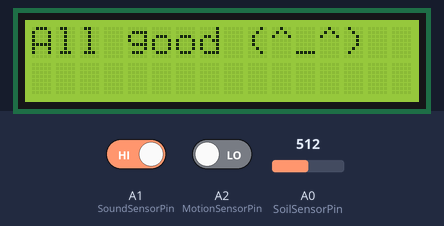
Simulated run of this sketch. Board: Arduino Uno, built with avr-gcc and run on an emulated ATmega328P. On the bench: 16×2 character LCD. The inputs (shaded band) are chosen by the test bench; at power-on: A1 (SoundSensorPin) HIGH, A0 (SoilSensorPin) = 512, A2 (MotionSensorPin) LOW. What the sketch prints to the serial monitor is not drawn.

Above: at 1.2 s.
1.3 s: A1 (SoundSensorPin) driven LOW
At 2.4 s:
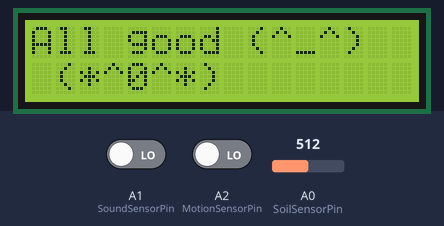
4.3 s: A0 (SoilSensorPin) set to 570
7.3 s: A0 (SoilSensorPin) set to 599
At 8.2 s:
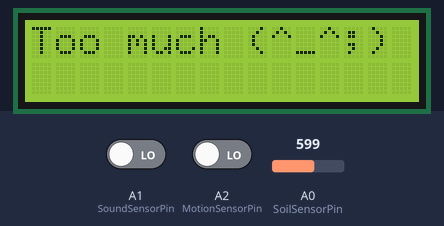
8.8 s: A0 (SoilSensorPin) set to 643
11.8 s: A0 (SoilSensorPin) set to 661
At 12.9 s:
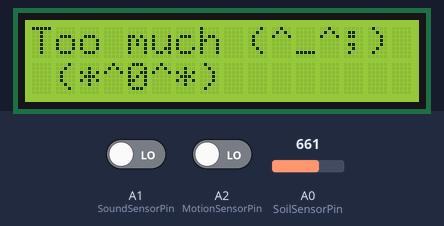
14.8 s: A0 (SoilSensorPin) set to 122
At 16.8 s:
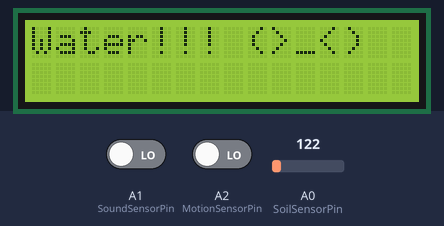
Timing chart, 0 to 18.3 s (numbered marks = the images above; inputs shaded):
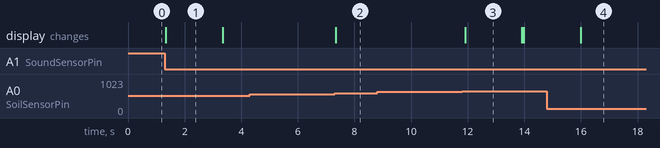

Measured:
- the behaviour switches between 584 and 585 on A0 (SoilSensorPin) (found by bisection; images 1 and 2)
- the behaviour switches between 649 and 650 on A0 (SoilSensorPin) (found by bisection; images 2 and 3)
- after the input at 1.3 s, the display: changes at once (image 1)
- after the input at 4.3 s, every drawn part: stays the same
- after the input at 7.3 s, the display: changes at once (image 2)
- after the input at 8.8 s, every drawn part: stays the same
- after the input at 11.8 s, the display: changes after 0.11 s (image 3)
- after the input at 14.8 s, the display: first differs from a run without the input after 1.2 s (image 4)
- what the display in image 1 shows lasts 2.0 s, from 1.3 s to 3.3 s

The sketch:

SoilMoistureSensor.ino
```cpp
  // Soil moisture sensor related:
int SoilSensorPin = A0;
int SensorValue = 0;
float Percent = 0;

  // Sound sensor related:
int SoundSensorPin = A1;
unsigned long lastEvent = 0;
int SoundSensorData = 0;


  // MotionDetection sensor related:
int MotionSensorPin = A2;
int MotionValue = 0;

// LCD monitor related:
#include <LiquidCrystal.h>
int rs = 7;
int en = 8;
int d4 = 9;
int d5 = 10;
int d6 = 11;
int d7 = 12;
LiquidCrystal lcd(rs, en, d4, d5, d6, d7);
int LCDdelay = 2000;

  // Overall related:
int dt = 250;

void setup() {

  // Soil moisture sensor related:
  pinMode(SoilSensorPin, OUTPUT);

  // Sound sensor related:
  pinMode(SoundSensorPin, INPUT);

  // MotionDetection sensor related:
  pinMode(MotionSensorPin, INPUT);

  // LCD monitor related:
  lcd.begin(16,2);

  Serial.begin(9600);
}

void loop() {

   //Soil moisture sensor related:
  SensorValue = analogRead(SoilSensorPin);
  Percent = (100./650.)*SensorValue;
  Serial.println(Percent);
  Serial.println(SensorValue);
  //Serial.print("%");
  //delay(dt);

  if (Percent >= 90. ){
    lcd.setCursor(0,0);
    lcd.println("Too much (^_^;)         ");
  } else if (Percent >= 40. && Percent < 90.){
    lcd.setCursor(0,0);
    lcd.println("All good (^_^)           ");
  } else if (Percent >= 20. && Percent < 40.){
    lcd.setCursor(0,0);
    lcd.println("Water me.. (=_=)          ");
  } else if (Percent >= 0. && Percent < 20.){
    lcd.setCursor(0,0);
    lcd.println("Water!!! (>_<)           ");
  }

  // Sound sensor related:
  SoundSensorData = digitalRead(SoundSensorPin);

  // MotionDetection sensor related:
  MotionValue = digitalRead(MotionSensorPin);

  if (SoundSensorData == LOW){
      Serial.println("How's it ");
      if (millis() - lastEvent > 25){
      Serial.println("How's it going?");
      lcd.setCursor(0,1);
      lcd.println(" (*^0^*)            ");
      delay(LCDdelay);
      lcd.clear();
    }
    lastEvent = millis();
  }
  else if (MotionValue == HIGH){
    Serial.println("Glad you are here.");
    lcd.setCursor(0,1);
    lcd.println("(^_-)                   ");
    delay(LCDdelay);
    lcd.clear();
  }
}
```
